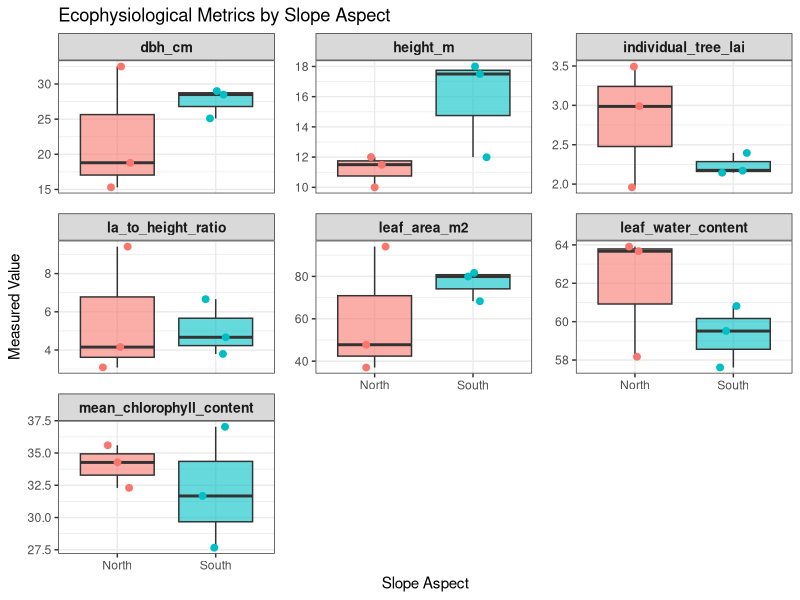

Source code (R):



# ------------------------------------------------------------------
# MLBS Ecophys Group: Slope-Specific Red Maple LAI Analysis
# Allometrics adapted from Brantley et al. (2016)
# ------------------------------------------------------------------
library(dplyr)
library(ggplot2)

# dataset from the field
field_data <- data.frame(
  tree_id  = 1:6,
  height_m = c(17.5, 11.5, 10.0, 12.0, 18.0, 12.0),
  dbh_cm   = c(29.0, 18.8, 32.5, 28.5, 25.1, 15.3),
  slope    = c("South", "North", "North", "South", "South", "North"),
  leaf_water_content = c(57.61, 63.67, 63.91, 60.82, 59.51, 58.17),
  mean_chlorophyll_content = c(27.67, 35.60, 32.30, 31.67, 37.03, 34.27))

# Brantley et al 2016 Table 6 Coefficients (Foliage Area m2 for ACRU)
# https://research.fs.usda.gov/download/treesearch/52752.pdf

a_slope     <- 1.2380  
b_intercept <- 0.1016  


# Individual Tree Metrics - Individual Leaf Area (LA)
ecophys_results <- field_data %>%
  mutate(
    # Calculate Total Leaf Area (LA) using allometrics
    log10_LA     = a_slope * log10(dbh_cm) + b_intercept,
    leaf_area_m2 = 10^(log10_LA),
    
    # Metric A: Leaf Area to Height Investment Ratio 
    # (m2 of leaves per meter of height) ** THIS IS A ROUGH ESTIMATION **
    la_to_height_ratio = leaf_area_m2 / height_m,
    
    # Metric B: Individual Tree Crown LAI Proxy
    # Approximating individual crown radius based on 
    # temperate hardwood DBH scaling:
    # Radius (m) ≈ 0.12 * DBH (cm). Crown Area = pi * r^2
    # * ANOTHER PRETTY ROUGH ESTIMATION **
    estimated_crown_area_m2 = pi * ((0.12 * dbh_cm)^2),
    individual_tree_lai     = leaf_area_m2 / estimated_crown_area_m2
  )

# Slope-level ecological summaries
slope_summary <- ecophys_results %>% 
  group_by(slope) %>% 
  summarize(
    sample_size = n(),
    mean_leaf_area_m2 = mean(leaf_area_m2),
    mean_la_height_ratio = mean(la_to_height_ratio),
    mean_individual_lai = mean(individual_tree_lai),
    mean_water_content = mean(leaf_water_content),
    mean_chlorophyll = mean(mean_chlorophyll_content),
    .groups = "drop"
  )


# ------------------------------------------------------------------
# Summary 
# ------------------------------------------------------------------
print("--- Individual Tree Results ---")
print(ecophys_results)

print("--- Slope Summary ---")
print(slope_summary)

# Potential outcome from this rough preliminary data:
# The Leaf Area:Height Ratio: 
# - Trees on the North slope generate more leaf area per vertical
# meter of growth (5.55 m²/m) compared to the South slope (5.04 m²/m). 
# This could suggest the expected shade-adaptation of the north slope trees, 
# efficient leaf layers to optimize light capture in a damp, competitive environment.

# Potential Individual LAI Conclusion: 
# This data suggest that the structure of the individual tree crowns is higher 
# on the North aspect (2.82) than the South aspect (2.24), individual red 
# maples on south-facing terrains seems to have more open, light-permeable foliage 
# architectures to cope with greater solar heat load in the peak of the summer.




################################################################################

#                            Graphing and correlation 

#################################################################################


library(dplyr)
library(ggplot2)
library(gridExtra) # For arranging the plots side-by-side



# ------------------------------------------------------------------ 
#                 Data Visualization (Boxplots)
# ------------------------------------------------------------------



library(tidyr) 

plot_data_long <- ecophys_results %>%
  select(slope, height_m, dbh_cm, leaf_water_content, 
         mean_chlorophyll_content, leaf_area_m2, 
         la_to_height_ratio, individual_tree_lai) %>%
  # Step 2: Reshape data from wide to long format
  pivot_longer(
    cols = -slope, 
    names_to = "variable", 
    values_to = "value"
  )


all_boxplots <- ggplot(plot_data_long, aes(x = slope, y = value, fill = slope)) +
  geom_boxplot(alpha = 0.6, outlier.shape = NA) +
  geom_jitter(width = 0.15, size = 2, aes(color = slope)) +
  # Scales = "free_y" gives each variable its own unique Y-axis range
  facet_wrap(~ variable, scales = "free_y", ncol = 3) + 
  labs(
    title = "Ecophysiological Metrics by Slope Aspect",
    x = "Slope Aspect",
    y = "Measured Value"
  ) +
  theme_bw() +
  theme(
    legend.position = "none",
    strip.text = element_text(face = "bold", size = 10), # Subheading text formatting
    panel.spacing = unit(1, "lines")
  )

# Render the grid
print(all_boxplots)


# Ecological interpretation 

# South-Facing Samples exhibit higher values for 
# 1- total leaf area
# 2- diameter (DBH)
# This suggest adaptation to an environment with higher light availability
# This could translate in greater vertical growth and expansive canopy development.

# North-Facing Samples display smaller median heights and total leaf areas, alongside wide variations in DBH
